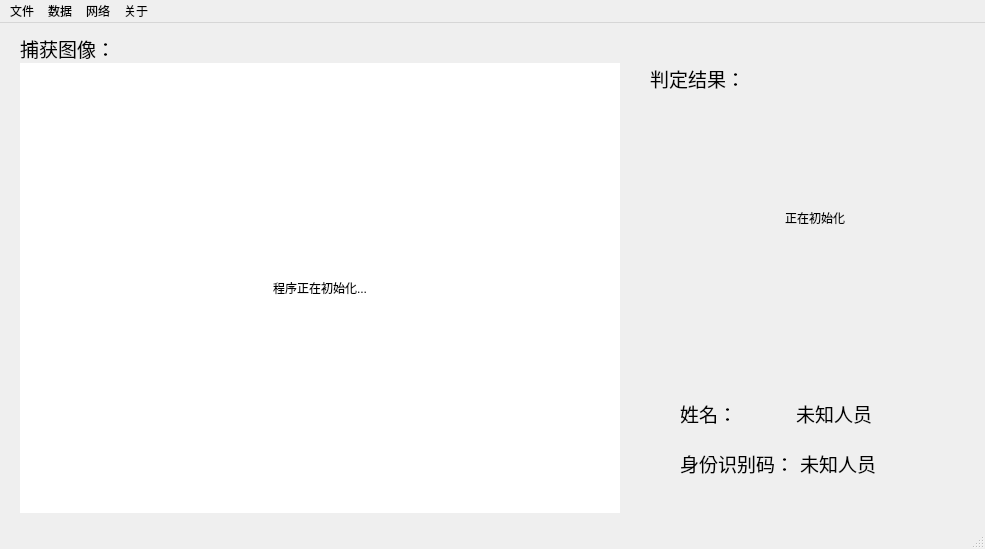
<?xml version="1.0" encoding="UTF-8"?>
<ui version="4.0">
 <class>MainWindow</class>
 <widget class="QMainWindow" name="MainWindow">
  <property name="geometry">
   <rect>
    <x>0</x>
    <y>0</y>
    <width>985</width>
    <height>549</height>
   </rect>
  </property>
  <property name="minimumSize">
   <size>
    <width>985</width>
    <height>549</height>
   </size>
  </property>
  <property name="maximumSize">
   <size>
    <width>985</width>
    <height>549</height>
   </size>
  </property>
  <property name="windowTitle">
   <string extracomment="树莓派人脸识别与追踪服务端">基于树莓派的人脸追踪和识别——客户端</string>
  </property>
  <property name="windowIcon">
   <iconset resource="pyqt_resorce_file.qrc">
    <normaloff>:/home/knomori/Desktop/RaspberryPi_PTZControl_FaceRecognition/PC_END/OriginalUI/人脸识别.png</normaloff>:/home/knomori/Desktop/RaspberryPi_PTZControl_FaceRecognition/PC_END/OriginalUI/人脸识别.png</iconset>
  </property>
  <widget class="QWidget" name="centralwidget">
   <widget class="QLabel" name="label_showPic_shendBack">
    <property name="geometry">
     <rect>
      <x>20</x>
      <y>40</y>
      <width>600</width>
      <height>450</height>
     </rect>
    </property>
    <property name="styleSheet">
     <string notr="true">QLabel{background-color:white;}</string>
    </property>
    <property name="text">
     <string>程序正在初始化...</string>
    </property>
    <property name="alignment">
     <set>Qt::AlignCenter</set>
    </property>
   </widget>
   <widget class="QLabel" name="label_soildText_1">
    <property name="geometry">
     <rect>
      <x>20</x>
      <y>10</y>
      <width>291</width>
      <height>31</height>
     </rect>
    </property>
    <property name="font">
     <font>
      <pointsize>14</pointsize>
     </font>
    </property>
    <property name="text">
     <string>捕获图像：</string>
    </property>
   </widget>
   <widget class="QLabel" name="label_soildText_2">
    <property name="geometry">
     <rect>
      <x>650</x>
      <y>40</y>
      <width>291</width>
      <height>31</height>
     </rect>
    </property>
    <property name="font">
     <font>
      <pointsize>14</pointsize>
     </font>
    </property>
    <property name="text">
     <string>判定结果：</string>
    </property>
   </widget>
   <widget class="QLabel" name="label_showResult_Img">
    <property name="geometry">
     <rect>
      <x>710</x>
      <y>90</y>
      <width>210</width>
      <height>210</height>
     </rect>
    </property>
    <property name="text">
     <string>正在初始化</string>
    </property>
    <property name="alignment">
     <set>Qt::AlignCenter</set>
    </property>
   </widget>
   <widget class="QWidget" name="horizontalLayoutWidget">
    <property name="geometry">
     <rect>
      <x>680</x>
      <y>370</y>
      <width>281</width>
      <height>41</height>
     </rect>
    </property>
    <layout class="QHBoxLayout" name="horizontalLayout_Name" stretch="4,6">
     <item>
      <widget class="QLabel" name="label_soildText_3">
       <property name="font">
        <font>
         <pointsize>14</pointsize>
        </font>
       </property>
       <property name="text">
        <string>姓名：</string>
       </property>
      </widget>
     </item>
     <item>
      <widget class="QLabel" name="label_showName">
       <property name="font">
        <font>
         <pointsize>14</pointsize>
        </font>
       </property>
       <property name="text">
        <string>未知人员</string>
       </property>
       <property name="alignment">
        <set>Qt::AlignLeading|Qt::AlignLeft|Qt::AlignVCenter</set>
       </property>
      </widget>
     </item>
    </layout>
   </widget>
   <widget class="QWidget" name="horizontalLayoutWidget_2">
    <property name="geometry">
     <rect>
      <x>680</x>
      <y>420</y>
      <width>281</width>
      <height>41</height>
     </rect>
    </property>
    <layout class="QHBoxLayout" name="horizontalLayout_Number" stretch="4,7">
     <item>
      <widget class="QLabel" name="label_soildText_4">
       <property name="font">
        <font>
         <pointsize>14</pointsize>
        </font>
       </property>
       <property name="text">
        <string>身份识别码：</string>
       </property>
      </widget>
     </item>
     <item>
      <widget class="QLabel" name="label_showNumber">
       <property name="font">
        <font>
         <pointsize>14</pointsize>
        </font>
       </property>
       <property name="text">
        <string>未知人员</string>
       </property>
       <property name="alignment">
        <set>Qt::AlignLeading|Qt::AlignLeft|Qt::AlignVCenter</set>
       </property>
      </widget>
     </item>
    </layout>
   </widget>
  </widget>
  <widget class="QMenuBar" name="menubar">
   <property name="geometry">
    <rect>
     <x>0</x>
     <y>0</y>
     <width>985</width>
     <height>31</height>
    </rect>
   </property>
   <widget class="QMenu" name="menu_data">
    <property name="title">
     <string>数据</string>
    </property>
    <widget class="QMenu" name="menu">
     <property name="title">
      <string>导出数据</string>
     </property>
     <addaction name="action_output_Excel"/>
     <addaction name="action_output_SQLite"/>
    </widget>
    <addaction name="action_addPesion"/>
    <addaction name="menu"/>
    <addaction name="action_show_check"/>
    <addaction name="separator"/>
    <addaction name="action_train_face"/>
   </widget>
   <widget class="QMenu" name="menu_about">
    <property name="title">
     <string>关于</string>
    </property>
    <addaction name="action_about"/>
   </widget>
   <widget class="QMenu" name="menu_network">
    <property name="title">
     <string>网络</string>
    </property>
    <addaction name="action_server"/>
    <addaction name="separator"/>
    <addaction name="action_restart_img"/>
    <addaction name="action_restar_comm"/>
   </widget>
   <widget class="QMenu" name="menu_file">
    <property name="title">
     <string>文件</string>
    </property>
    <addaction name="action_main_settings"/>
    <addaction name="separator"/>
    <addaction name="action_exit_app"/>
   </widget>
   <addaction name="menu_file"/>
   <addaction name="menu_data"/>
   <addaction name="menu_network"/>
   <addaction name="menu_about"/>
  </widget>
  <widget class="QStatusBar" name="statusbar"/>
  <action name="action_setNet">
   <property name="text">
    <string>网络参数设置</string>
   </property>
  </action>
  <action name="action_train_face">
   <property name="text">
    <string>训练数据</string>
   </property>
  </action>
  <action name="action_server">
   <property name="text">
    <string>服务器状态</string>
   </property>
  </action>
  <action name="action_about">
   <property name="text">
    <string>关于本程序</string>
   </property>
  </action>
  <action name="action_exit">
   <property name="text">
    <string>退出</string>
   </property>
  </action>
  <action name="action">
   <property name="text">
    <string>训练数据</string>
   </property>
  </action>
  <action name="action_addPesion">
   <property name="text">
    <string>导入新数据</string>
   </property>
  </action>
  <action name="action_exit_app">
   <property name="text">
    <string>退出</string>
   </property>
  </action>
  <action name="action_show_check">
   <property name="text">
    <string>今日打卡情况</string>
   </property>
  </action>
  <action name="action_main_settings">
   <property name="text">
    <string>首选项</string>
   </property>
  </action>
  <action name="action_output_Excel">
   <property name="text">
    <string>作为Excel文件导出</string>
   </property>
  </action>
  <action name="action_output_SQLite">
   <property name="text">
    <string>作为SQLite文件导出</string>
   </property>
  </action>
  <action name="action_restart_img">
   <property name="text">
    <string>重新开启图像服务器</string>
   </property>
  </action>
  <action name="action_restar_comm">
   <property name="text">
    <string>重新开启通信服务器</string>
   </property>
  </action>
 </widget>
 <resources>
  <include location="pyqt_resorce_file.qrc"/>
 </resources>
 <connections/>
</ui>
